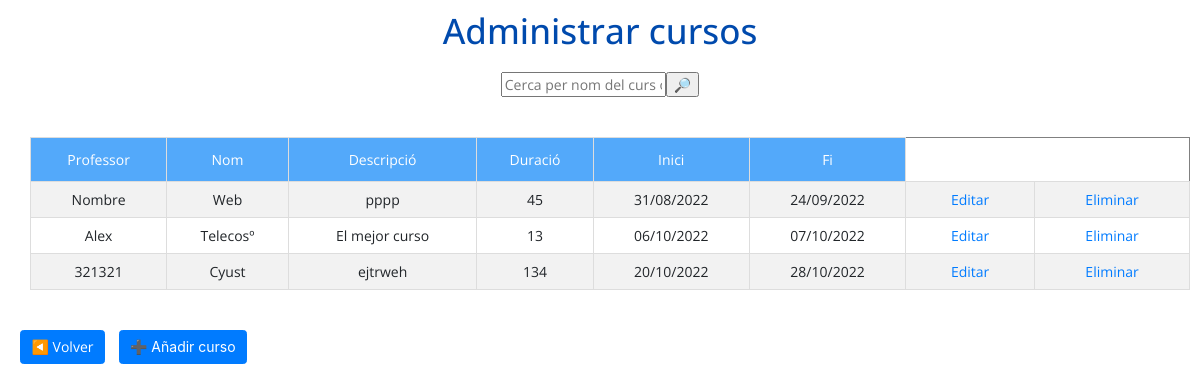
Page /admin/adminCourses.php (signed in) on the earlier database version.
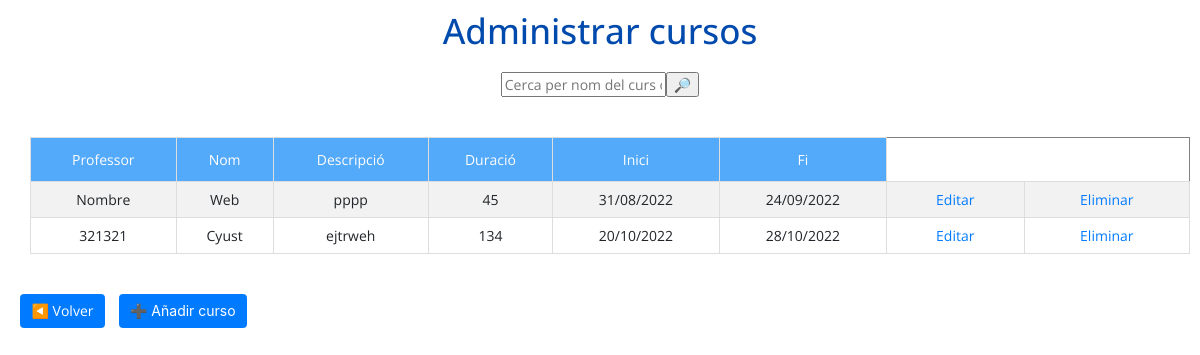
Same page on the later database version.
### tables this page shows
CREATE TABLE `teacher` (
  `teacher_id` int(11) NOT NULL,
  `dni` varchar(21) NOT NULL,
  `name` varchar(50) NOT NULL,
  `surname` varchar(50) NOT NULL,
  `title` varchar(50) NOT NULL,
  `description` varchar(50) NOT NULL,
  `password` varchar(255) NOT NULL,
  `created_at` datetime DEFAULT current_timestamp(),
  `image` varchar(100) DEFAULT NULL
);

CREATE TABLE `courses` (
  `id_course` int(11) NOT NULL,
  `teacher_id` int(11) NOT NULL,
  `name` varchar(50) NOT NULL,
  `description` varchar(255) NOT NULL,
  `duration` int(15) DEFAULT NULL,
  `start` int(50) NOT NULL,
  `end` int(50) NOT NULL
);

### admin/adminCourses.php (the view, shortened to what this page needs)
<!DOCTYPE html>
<html lang="en">
<head>
  <link rel="stylesheet" href="../styles/admin.css">
  <link rel="stylesheet" href="https://stackpath.bootstrapcdn.com/bootstrap/4.5.2/css/bootstrap.min.css">
</head>
<body>
  <h1>Administrar cursos</h1>
  <?php
  $con = mysqli_connect("localhost", "root", "");
  mysqli_select_db($con, "courses");
  echo "<div style='display: flex; justify-content: center; margin-bottom: 20px; align-items:center;'>";
  echo "<form action='adminCourses.php' method='GET'>";
  echo "<input type='text' name='search' placeholder='Cerca per nom del curs o DNI'>";
  echo "<input type='submit' value='🔎'>";
  echo "</form>";
  echo "</div>";
  $query = "SELECT * FROM courses";
  $courses = mysqli_query($con, $query);
  ?>
  <div style="width: 100%; display: flex; justify-content: center; margin-bottom: 20px; align-items:center;">
    <?php
    echo "<table border='1'>
<tr>
<th>Professor</th>
<th>Nom</th>
<th>Descripció</th>
<th>Duració</th>
<th>Inici</th>
<th>Fi</th>
</tr>";
    $query = 'SELECT * FROM teacher';
    $result = mysqli_query($con, $query);
    while ($course_row = mysqli_fetch_array($courses)) {
      echo "<tr>";
      while ($teacher_row = mysqli_fetch_array($result)) {
        if ($course_row['teacher_id'] == $teacher_row['teacher_id']) {
          echo "<td>" . $teacher_row['name'] . "</td>";
        }
      }
      echo "<td>" . $course_row['name'] . "</td>";
      echo "<td>" . $course_row['description'] . "</td>";
      echo "<td>" . $course_row['duration'] . "</td>";
      echo "<td>" . date('d/m/Y', $course_row['start']) . "</td>";
      echo "<td>" . date('d/m/Y', $course_row['end']) . "</td>";
      echo "<form method='post' action=" . htmlspecialchars($_SERVER["PHP_SELF"]) . " >";
      echo "<td><a href='adminCoursesEdit.php?id_course=" . $course_row['id_course'] . "'>Editar</a>";
      echo "<td><a href='adminCourses.php?delete_id_course=" . $course_row['id_course'] . "'>Eliminar</a>";
      echo "</td>";
      echo "</tr>";
      mysqli_data_seek($result, 0);
    }
    echo "</table>";
    ?>
  </div>
  <a href="adminPanel.php" class="btn btn-primary">◀️ Volver</a>
  <button type="button" onclick="window.location.href='adminCoursesAdd.php'" class="btn btn-primary">➕ Añadir curso</button>
</body>
</html>

Differences in the rows shown:
removed courses: name "Telecosº", description "El mejor curso", duration "13", start "06/10/2022", end "07/10/2022"
removed teacher: name "Alex", shown under "Telecosº"
